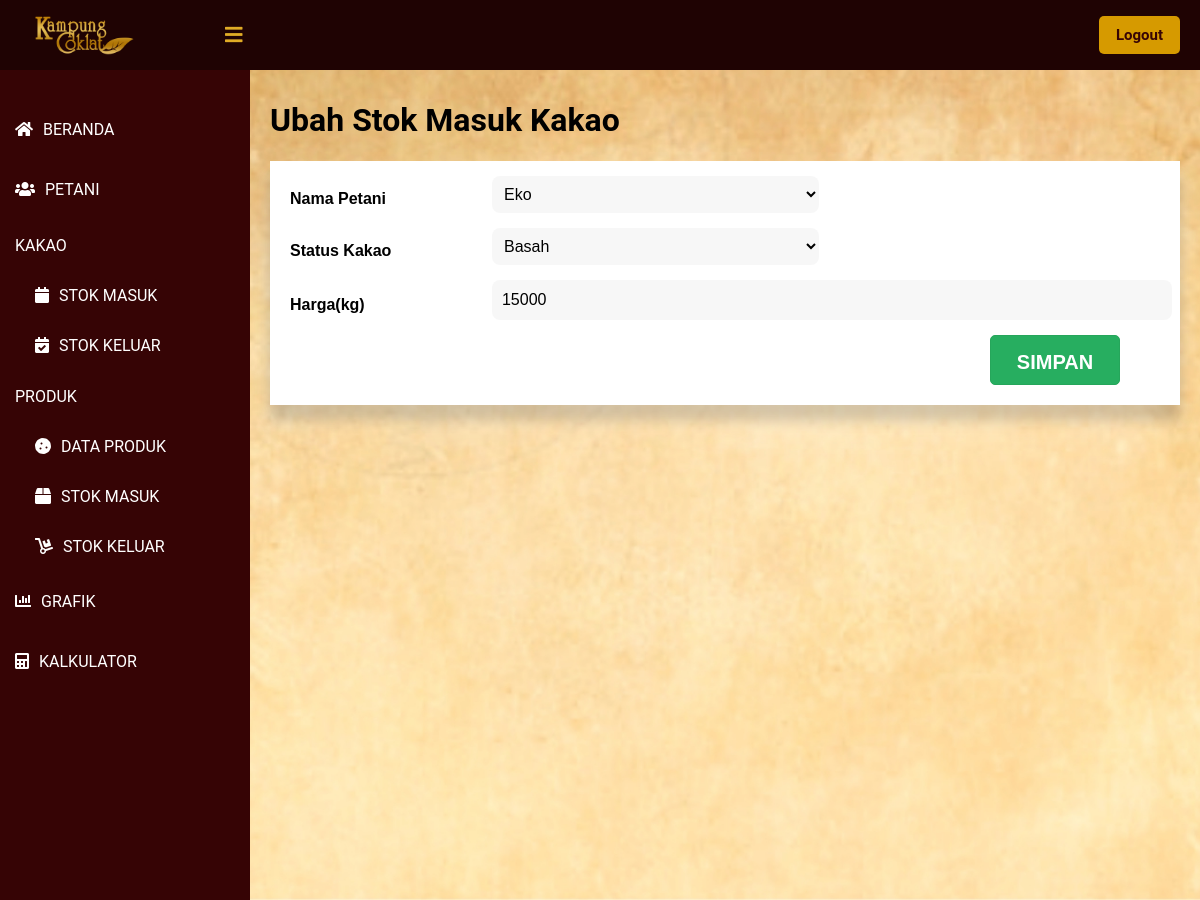
The page /public/ubah_stok/1 (signed in) on the database as committed earlier.
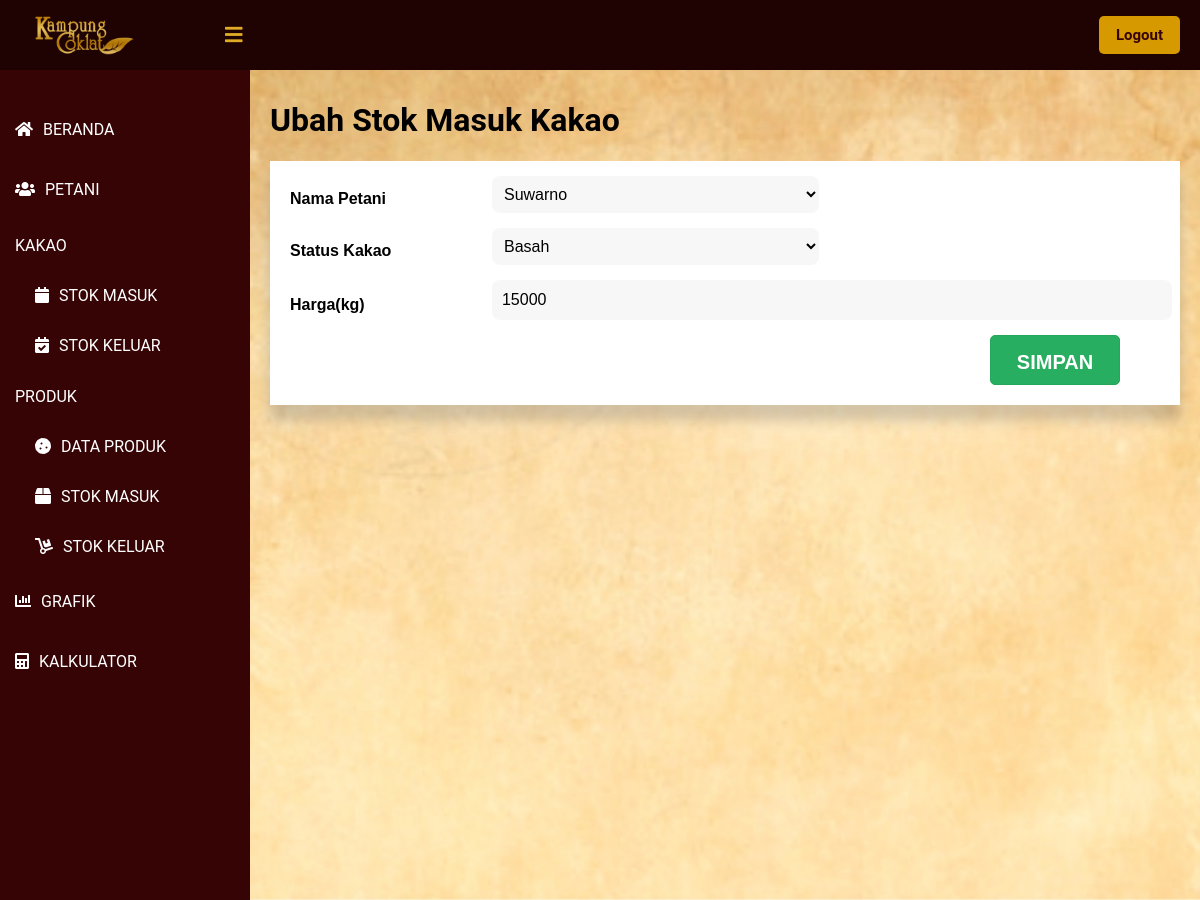
The same page on the database as committed later.
### tables this page shows
CREATE TABLE `stok_kakao` (
  `id_stok` int(11) NOT NULL,
  `tanggal_setor` timestamp NOT NULL DEFAULT current_timestamp() ON UPDATE current_timestamp(),
  `nama_petani` int(11) NOT NULL,
  `stok_masuk` int(11) NOT NULL,
  `status_kakao` int(11) NOT NULL,
  `harga` int(11) NOT NULL
);

CREATE TABLE `petani` (
  `id_petani` int(11) NOT NULL,
  `nama_petani` varchar(60) NOT NULL,
  `tanggal_lahir` date NOT NULL,
  `alamat_kec` int(11) NOT NULL,
  `status_anggota` int(11) NOT NULL
);

### app/core/Controller.php (called while the page is built, shortened)
<?php
class Controller {
    public function view($view, $data = [])
    {
        require_once   '../app/views/'.$view.'.php';
    }
    public function model($model)
    {
        return new $model;
    }
}
?>

### app/controllers/Ubah_stok.php (called while the page is built, shortened)
<?php
class Ubah_stok extends Controller {
    public function index($id)
    {
        $data = $this->model('Stok_model')->getStokKakaoById($id);
        $listPetani = $this->model('Petani_model')->getListPetani();
        $data['petani'] = $listPetani['list_data'];
        $this->view('ubah_stok/index', $data);
    }
}
?>

### app/core/App.php (called while the page is built, shortened)
<?php
class App {
    protected $method = 'index';
    protected $params = [];
    public function __construct()
    {
        $url = $this->parseURL();
        if ( file_exists('../app/controllers/' . $url[0] . '.php') ) {
            unset($url[0]);
        }
        $this->controller = new $this->controller;
        if ( !empty($url) ) {
            $this->params = array_values($url);
        }
        call_user_func_array([$this->controller, $this->method], $this->params);
    }
    public function parseURL()
    {
        if ( isset($_GET['url']) ) {
            $url = rtrim($_GET['url'], '/');
            $url = filter_var($url, FILTER_SANITIZE_URL);
            $url = explode("/", $url);
            return $url;
        }
    }
}

### public/index.php (called while the page is built, shortened)
<?php
$app = new App;

### app/core/Database.php (called while the page is built, shortened)
<?php
class Database {
    private $host = DB_HOST;
    private $db_name = DB_NAME;
    private $dbh;
    private $stmt;
    public function __construct()
    {
        $dsn = 'mysql:host=' . $this->host . ';dbname=' . $this->db_name;
        try {
            $this->dbh = new PDO($dsn, 'root', '');
        } catch(PDOException $e) {
            die($e->getMessage());
        }
    }
    public function query($query)
    {
        $this->stmt = $this->dbh->prepare($query);
    }
    public function execute()
    {
        $this->stmt->execute();
    }
    public function resultSet()
    {
        $this->execute();
        return $this->stmt->fetchAll(PDO::FETCH_ASSOC);
    }
    public function single()
    {
        $this->execute();
        return $this->stmt->fetch(PDO::FETCH_ASSOC);
    }
}

### app/models/Petani_model.php (called while the page is built, shortened)
<?php
class Petani_model {
    private $table = 'petani';
    private $db;
    public function __construct()
    {
        $this->db = new Database;
    }
    public function getListPetani($page = null)
    {
        $data = [];
        $jumlahDataSetiapPage = 10;
        $this -> db -> query("SELECT petani.*, alamat.nama_kategori AS alamat, status_anggota.nama_kategori AS status_anggota FROM `" . $this->table . "` JOIN kategori AS alamat ON alamat.id = petani.alamat_kec JOIN kategori AS status_anggota ON status_anggota.id = petani.status_anggota WHERE status_anggota = '25'");
        $daftarData = $this -> db -> resultSet();
        $jumlahData = count($daftarData);
        $jumlahPage = ceil($jumlahData / $jumlahDataSetiapPage);
        $halamanSaatIni = ( isset($page) ) ? $page : 1;
        $data['list_data'] = $daftarData;
        $data['halaman_saat_ini'] = $halamanSaatIni;
        $data['jumlah_halaman'] = $jumlahPage;
        return $data;
    }
}

### app/models/Stok_model.php (called while the page is built, shortened)
<?php
class Stok_model {
    private $db;
    public function __construct()
    {
        $this->db = new Database;
    }
    public function getStokKakaoById($id_stok){
        $this->db->query('SELECT * FROM stok_kakao WHERE id_stok = '.$id_stok);
        return $this->db->single();
    }
}

### app/views/ubah_stok/index.php (the view, shortened to what the changed rows need)
<!DOCTYPE html>
<html>
<head>
	<link href="<?= BASEURL ?>/css/tambah_petani.css" rel="stylesheet" type="text/css">
    <link rel="stylesheet" href="https://cdnjs.cloudflare.com/ajax/libs/font-awesome/5.12.1/css/all.min.css">
</head>
<body>
    <div class="content">
        <div class="card">
            <h1>Ubah Stok Masuk Kakao</h1>
        </div>
        <div class="card_table">
            <div>
                <div class="kotak">
                <form action="<?= BASEURL ?>/Ubah_stok/update" method="post">
                    <div class="form">
                        <div class="inputfield">
                            <div style="width: 100%;">
                                <select class="select" name="nama_petani" id="nama_petani" required oninvalid="this.setCustomValidity('Pilih Nama Petani')" oninput="setCustomValidity('')">
                                    <?php foreach ($data['petani'] as $value) { ?>
                                        <option value="<?= $value['id_petani'] ?>" <?= (isset($data['nama_petani']) && $data['nama_petani'] == $value['id_petani']) ? 'selected' : '' ?>><?= $value['nama_petani'] ?></option>
                                    <?php } ?>
                                </select>
                            </div>
                        </div>
                        <div class="inputfield">
                            <div style="width: 100%;">
                                <select class="select" name="status_kakao" id="status_kakao" required oninvalid="this.setCustomValidity('Pilih Status Kakao')" oninput="setCustomValidity('')">
                                    <option value="28" <?= (isset($data['status_kakao']) && $data['status_kakao'] == 28) ? 'selected' : '' ?>>Basah</option>
                                </select>
                            </div>
                        </div>
                        <div class="inputfield">
                            <div style="width: 100%;">
                                <input class="diri" id="harga" name="harga" value="<?= $data['harga'] ?? '' ?>" required oninvalid="this.setCustomValidity('Harga tidak boleh kosong')" oninput="setCustomValidity('')">
                            </div>
                        </div>
                    </div>
                </form>
                </div>
            </div>
        </div>
    </div>
</body>
</html>

Rows that differ between the two databases and show on the page:
changed stok_kakao "Basah": nama_petani "Eko" → "Suwarno"
